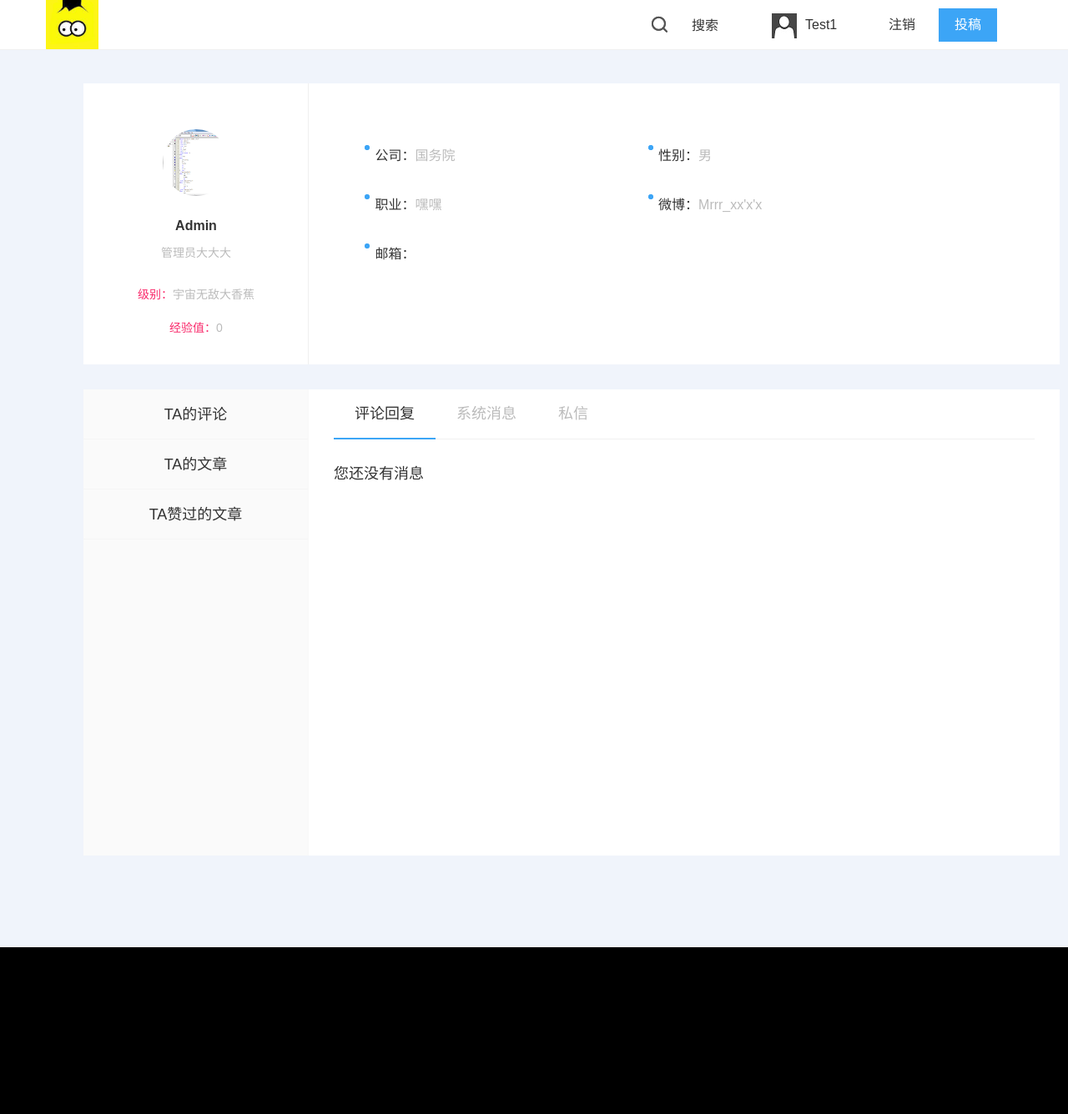
The app's page /bbs/user_detail/1 (signed in) with its own data.
### bbs/models.py (models this page shows, shortened)
class UserProfile(models.Model):
    user = models.OneToOneField(User)
    name = models.CharField(max_length=32)
    user_real_name = models.CharField(max_length=255, blank=True, null=True, default='未填写')
    signature = models.CharField(max_length=255, blank=True, null=True, default='未填写')
    mobile_phone = models.IntegerField(blank=True, null=True)
    company = models.CharField(max_length=255, blank=True, null=True, default='未填写')
    star = models.CharField(max_length=255, blank=True, null=True, default='未填写')
    profession = models.CharField(max_length=255, blank=True, null=True, default='未填写')
    weibo = models.CharField(max_length=255, blank=True, null=True, default='未填写')
    sex_choices = (('男', u"男"),
                   ('女', u"女"),
                   ('未知',u'未知')
                   )
    sex = models.CharField(choices=sex_choices, default='未知', max_length=32)
    birth = models.DateField(blank=True, null=True)
    address = models.CharField(max_length=255, blank=True, null=True, default='未填写')
    sign_up_time = models.DateField(blank=True, null=True)
    experience = models.IntegerField(u"经验值", default=0)
    level_choices = (('香蕉皮', u"香蕉皮"),
                     ('小香蕉', u"小香蕉"),
                     ('大香蕉', u"大香蕉"),
                     ('皮皮香焦', u"皮皮香焦"),
                     ('宇宙无敌大香蕉', u"宇宙无敌大香蕉"),
                     )
    user_level = models.CharField(choices=level_choices, default='香蕉皮', max_length=32)
    head_img = models.ImageField(u"头像", blank=True, null=True, upload_to="statics/uploads",
                                 default='statics/uploads/no-img.jpg')
    article_like = models.ManyToManyField("Article", blank=True)
    friends = models.ManyToManyField('self', related_name="my_friends", blank=True)

### bbs/views.py (the view, shortened to what this page needs)
# urls.py: url(r'^user_detail/(\d+)$', views.user_comment_reply, name="user_detail"),
def user_comment_reply(request, user_id):
    user_comments = models.Comment.objects.filter(user_id=user_id).order_by('date').reverse()
    user_info = user_information(request, user_id)
    comment_article_title_list = [models.Article.objects.get(id=obj.article_id).title for obj in user_comments]
    comment_dict = {}
    comment_reply = {}
    return render(request, 'bbs/user_detail.html', {'comment_reply': comment_reply,
                                                    'user_info': user_info,
                                                    'current_user_id': user_id
                                                    })

### bbs/templatetags/custom.py (called while the page is built)
@register.filter
def truncate_url(img_obj):
    return img_obj.name.split("/")[-1]

@register.filter
def get_end_arg(obj):
    arg = obj.split('/')[-1]
    return arg

### bbs/views.py (called while the page is built)
def user_information(request, user_id):
    user_obj = models.UserProfile.objects.get(id=user_id)
    experience = user_obj.experience
    if experience >= 300:
        user_obj.user_level = '香蕉皮'
    elif experience >= 1000:
        user_obj.user_level = '小香蕉'
    elif experience >= 2000:
        user_obj.user_level = '大香蕉'
    elif experience >= 3000:
        user_obj.user_level = '皮皮香焦'
    elif experience >= 5000:
        user_obj.user_level = '宇宙无敌大香蕉'
    user_obj.save()
    user_info = models.UserProfile.objects.get(id=user_id)
    return user_info

### templates/bbs/user_detail.html (shortened to what this page needs)
{% extends 'base.html' %}
{% load custom %}
{% block page-container %}
    <body style="background-color: rgb(240, 244, 251);">
    <div class="container per_center per_center_body">
        <div class="user-info-warp">
            <div class="user-head-box">
                <div class="user-face">
                    <img src="/static/uploads/{{ user_info.head_img|truncate_url }}"
                         style="width:100px;height:100px;">
                </div>
                <div class="user-name">{{ user_info.name }}<a href="/vip" target="_blank"></a></div>
                <div class="user-one">
                    <span class="show-span show-yijuhua">
                        <span class="show-span js-edit-one">{{ user_info.signature }}</span>
                    </span>
                </div>
                <div class="user-level">
                    级别：<span class="c2">{{ user_info.user_level }}</span>
                </div>
                <div class="user-expr">
                    经验值：<span class="c2">{{ user_info.experience }}</span>
                </div>
            </div>
            <div class="user-info-box">
                <div class="col-lg-5">
                    <div class="user-info">
                        <i class="icon icon-user-point"></i>
                        公司：<span class="c2">{{ user_info.company }}</span>
                    </div>
                    <div class="user-info">
                        <i class="icon icon-user-point"></i>
                        职业：<span class="c2">{{ user_info.profession }}</span>
                    </div>
                    <div class="user-info">
                        <i class="icon icon-user-point"></i>
                        邮箱：
                    </div>
                </div>
                <div class="col-lg-7">
                    <div class="user-info">
                        <i class="icon icon-user-point"></i>
                        性别：<span class="c2">{{ user_info.sex }}</span>
                    </div>
                    <div class="user-info ">
                        <i class="icon icon-user-point"></i>
                        微博：<span class="c2">{{ user_info.weibo }}</span>
                    </div>
                </div>
            </div>
        </div>
        {% block user-content %}
            <div class="user-menu-warp">
            <div class="menu-warp">
                <ul>
                    {% if request.user.userprofile.id == user_info.id %}
                        <li class="active"><a href="{% url 'user_detail' request.user.userprofile.id %}">我的消息</a></li>
                        <li class=""><a href="{% url 'user_comment' request.user.userprofile.id %}">我的评论</a></li>
                        <li class=""><a href="{% url 'user_article' request.user.userprofile.id %}">我的文章</a></li>
                        <li class=""><a href="{% url 'user_draft' request.user.userprofile.id %}">我的草稿</a></li>
                        <li class=""><a href="{% url 'user_like_article' request.user.userprofile.id %}">赞过的文章</a></li>
                    {% else %}
                        <li class=""><a href="{% url 'user_comment' request.get_full_path|get_end_arg %}">TA的评论</a></li>
                        <li class=""><a href="{% url 'user_article' request.get_full_path|get_end_arg %}">TA的文章</a></li>
                        <li class=""><a
                                href="{% url 'user_like_article' request.get_full_path|get_end_arg %}">TA赞过的文章</a></li>
                    {% endif %}
                </ul>
            </div>
            <div class="user-content-warp">
                <ul class="nav-box">
                    <li class="active"><a href="{% url 'user_detail' request.user.userprofile.id %}">评论回复</a></li>
                    <li><a href="#">系统消息</a>
                    </li>
                    <li><a href="#">私信</a>
                    </li>
                </ul>
                {% if comment_reply %}
                    <div class="message-box">
                        <ul>
                            {% for k,v in comment_reply.items %}
                                <li type="comment">
                                    <div class="reply-message-title">文章:{{ k }}</div>
                                    {% for comment,reply in v.items %}
                                        <div class="reply-message">
                                            <div class="reply-content">我的评论：{{ comment }}</div>
                                        <div class="child-comment child-comment-sm">
                                            <div class="message-title"><span class="comment-node-text">回复：</span></div>
                                            {% for item in reply %}
                                                <div class="reply-messages"> {{ item }}</div>
                                            {% endfor %}
                                        </div>
                                        </div>
                                    {% endfor %}
                                </li>
                            {% endfor %}
                        </ul>
                    </div>
                {% else %}
                    <div class="no-content-prompt">
                        您还没有消息
                    </div>
                {% endif %}
            </div>
        {% endblock %}
        </div>
    </div>
    </body>
{% endblock %}

### templates/base.html (shortened to what this page needs)
{% load custom %}
<!DOCTYPE html>
<html lang="zh-CN"><head><meta http-equiv="Content-Type" content="text/html; charset=UTF-8">
    <link href="/static/bootstrap/css/screen.css" rel="stylesheet">
    <link href="/static/bootstrap/css/bootstrap.min.css" rel="stylesheet">
    <link href="/static/bootstrap/css/navbar-fixed-top.css" rel="stylesheet">
    <link href="/static/bootstrap/css/custom.css" rel="stylesheet">
  </head>
  <body> {% csrf_token %}
    <header id="top" role="banner" class="transition">
    <div class="container">
        <div class="navbar-header transition">
            <a href="/bbs" title="首页">
                <img src="/static/bootstrap/img/logo.jpg" alt="" title="首页">
            </a>
        </div>
        <ul class="nav navbar-nav navbar-right transition">
            <li class="search-li js-show-search-box"><i class="icon icon-search "></i><span>搜索</span></li>
                {% if request.user.is_authenticated %}
                    <li class=""><img src="/static/uploads/{{ request.user.userprofile.head_img|truncate_url }}" style="width:30px;height:30px;" ></li>
                    <li class="banner-user-name"><a href="{% url 'user_detail' request.user.userprofile.id %}">{{ request.user.userprofile.name }}</a></li>
                    <li class="log-out"><a href="{% url 'logout' %}">注销</a>
                    </li>
                    <li class="publish-articles "><a href="/bbs/new_article" class="js-open-contribute transition" >投稿</a></li>
                {% endif  %}
        </ul>
    </div>
</header>
    <div class="page-container">
    {% block page-container %}{% endblock %}
    </div>
    <footer class="footer">
    </footer>
</body></html>

### records on screen
UserProfile: head_img (picture), name "Admin", signature "管理员大大大", user_level "宇宙无敌大香蕉", experience "0", company "国务院", profession "嘿嘿", sex "男", weibo "Mrrr_xx'x'x"

### other values on screen
{{ request.user.userprofile.name }} "Test1"
